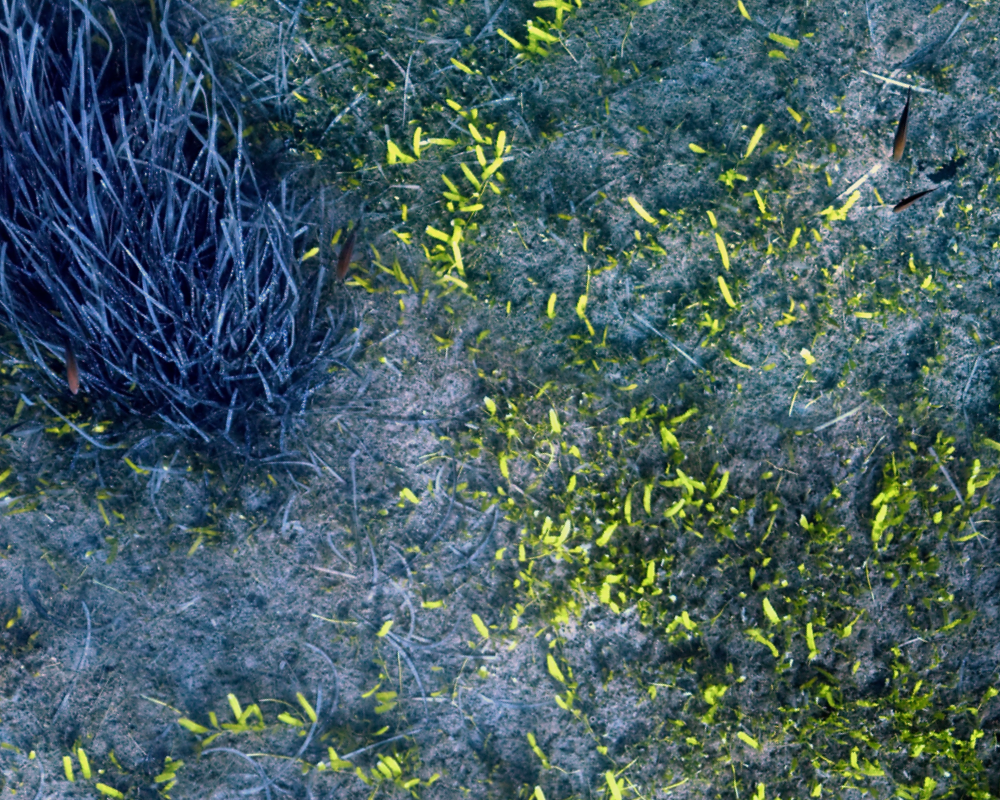
%> input picture TP3/image fond ifremer.tif, 1000 x 800 px
$ octave main.m   (GNU Octave 9; MATLAB toolbox functions it lacks are replaced by stand-ins)
%> lines starting %> are read from the running program, lines starting %| are printed output that depends on the picture
clear;
close all;
%%

image = imread("image fond ifremer.tif");
%> image is the input picture: size 800x1000x3 uint8; mean R, G, B 68.8, 93.9, 99.1
size(image)
%> ans = [800 1000 3]
imshow(image)
title('image sous marine');
impixelinfo;

% on voit quatre poissons
%%
R = image(:,:,1);
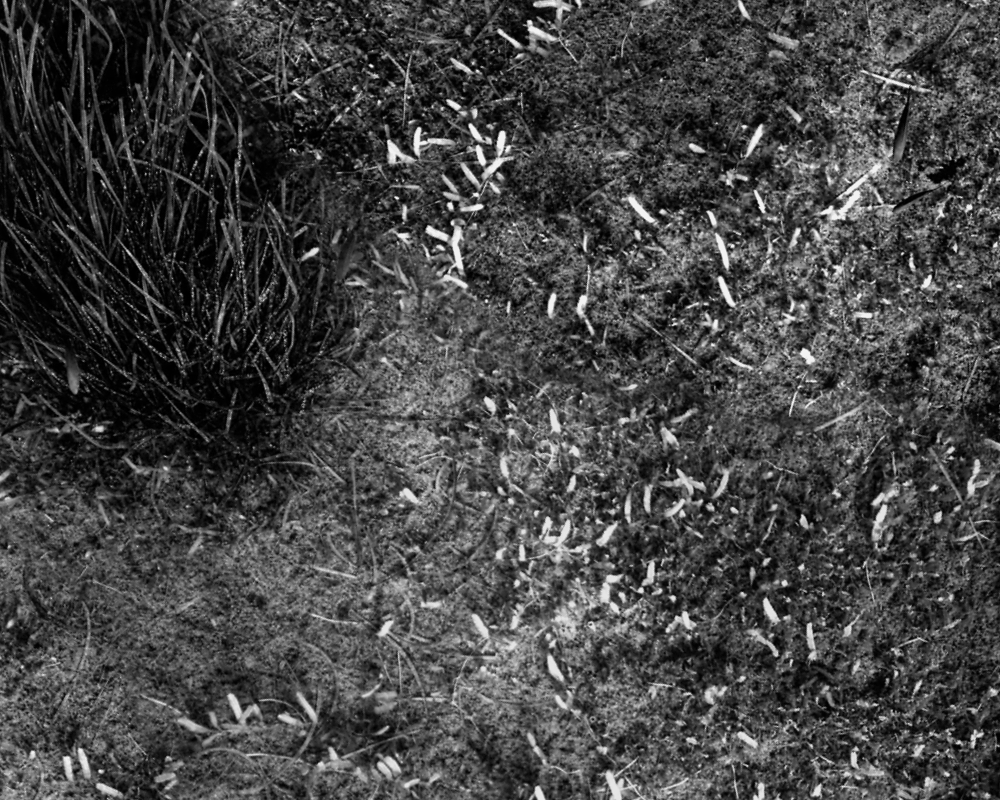
%> R: size 800x1000 uint8; min 0, max 245, mean 68.8
V = image(:,:,2);
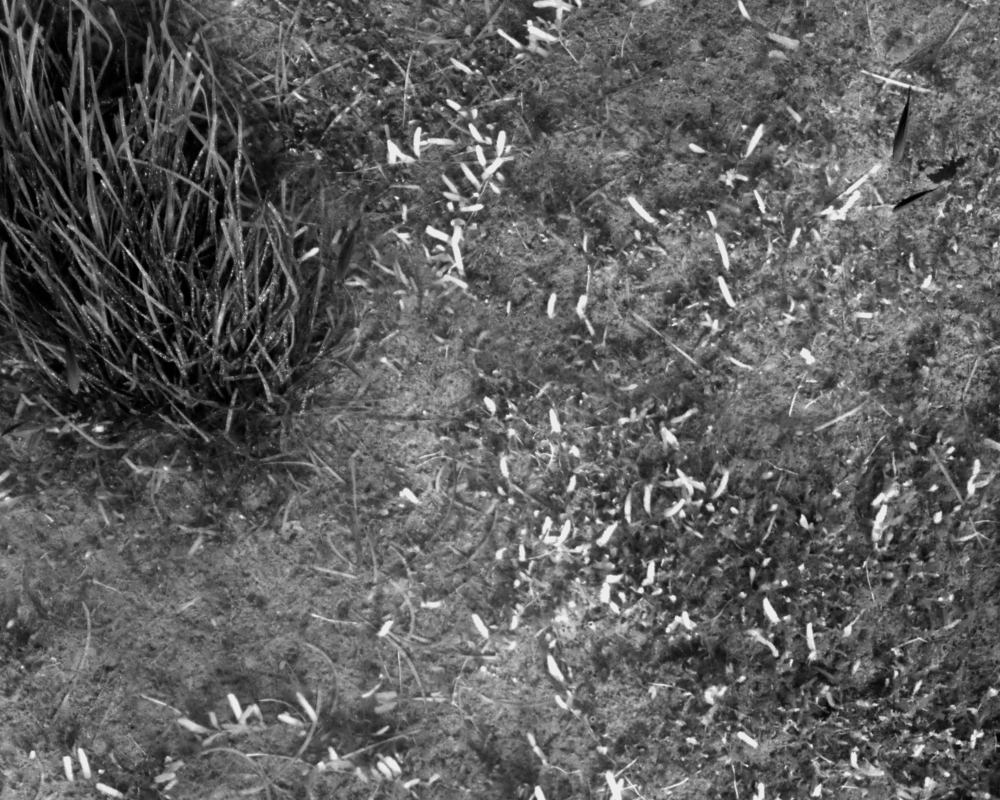
%> V: size 800x1000 uint8; min 0, max 239, mean 93.9
B = image(:,:,3);
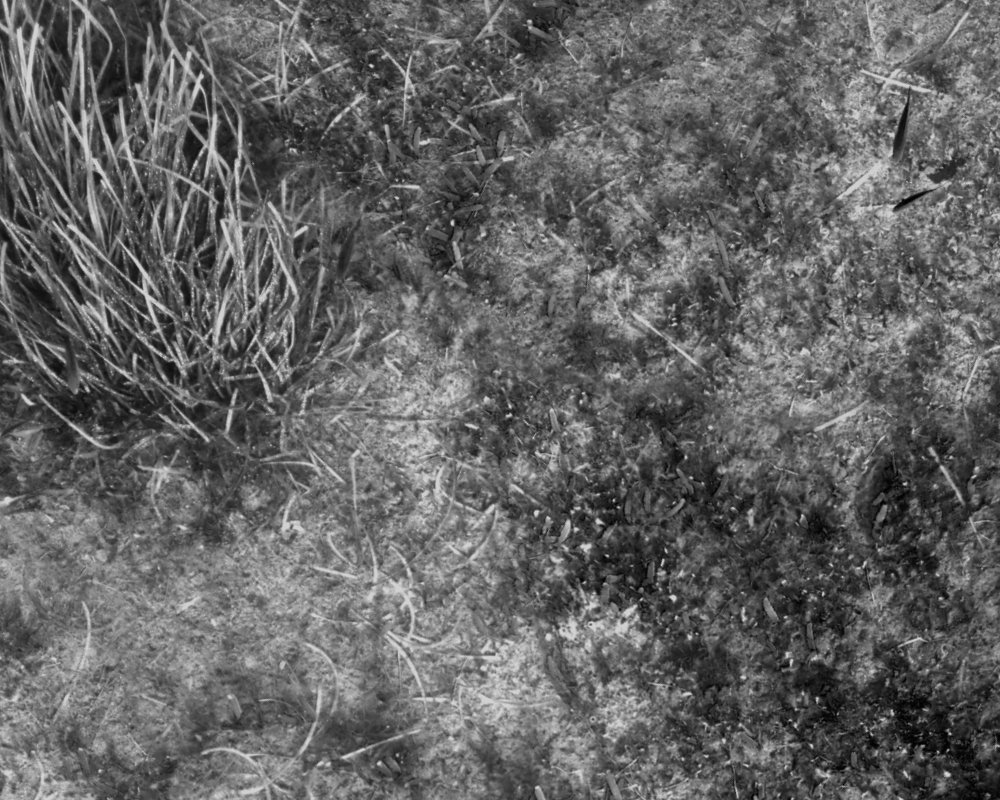
%> B: size 800x1000 uint8; min 0, max 212, mean 99.1

figure(2);
subplot(321);
imshow(R);
title('bande rouge');
subplot(322);
imhist(R);
subplot(323);
imshow(V);
title('bande verte');
subplot(324);
imhist(V);
subplot(325);
imshow(B);
title('bande bleue');
subplot(326);
imhist(B);
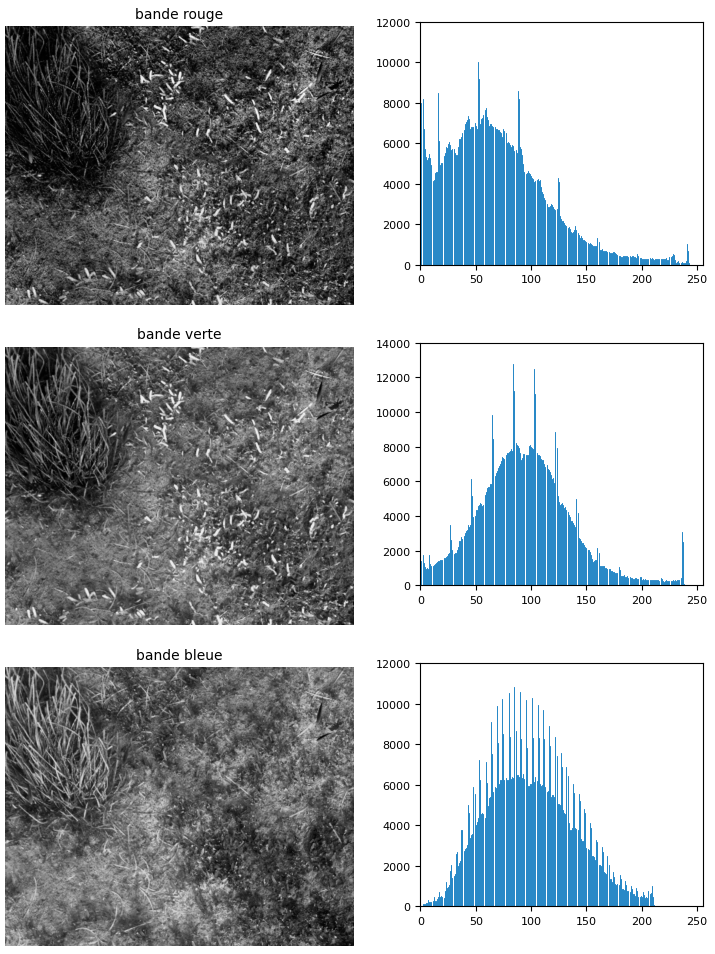
%> figure redrawn from the program's plot data, 6 panels
%%
figure(3);
image = imread("image fond ifremer.tif");
taille = size(image);
%> taille = [800 1000 3]
imshow(image)
title('image couleur');
impixelinfo;

%> (the run ends here)
